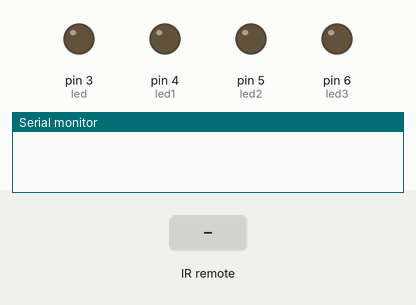
This sketch was run on a simulated Arduino Uno, built with avr-gcc and run on an emulated ATmega328P. Shown: output pins drawn as LEDs (lit = HIGH), the last lines printed to the serial monitor. Inputs (shaded band) come from the test bench.

Above: at 1.2 s.
1.3 s: infrared code 0x40140531 received
At 1.7 s:
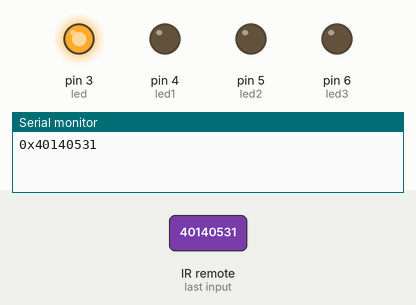
2.9 s: infrared code 0x40140D39 received
At 4.2 s:
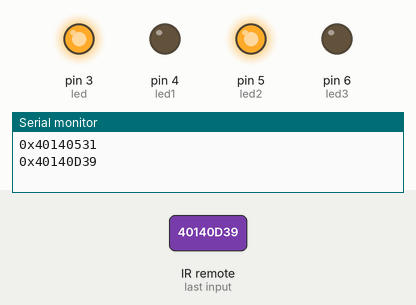
4.5 s: infrared code 0x40140B3F received
At 5.4 s:
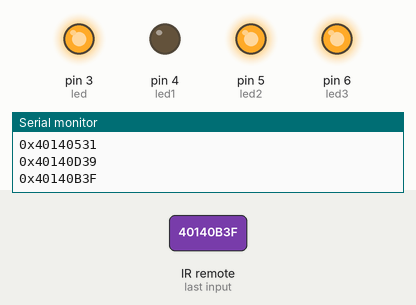
6.1 s: infrared code 0x40140733 received
At 6.7 s:
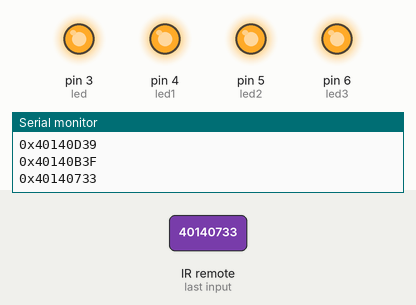
7.7 s: infrared code 0x40140531 received
At 9.0 s:
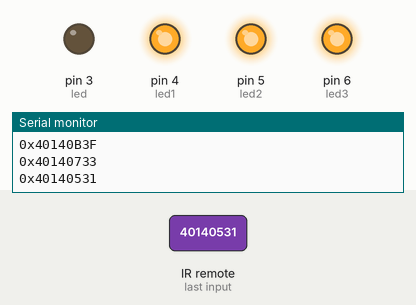
9.3 s: infrared code 0x40140236 received
At 10.4 s:
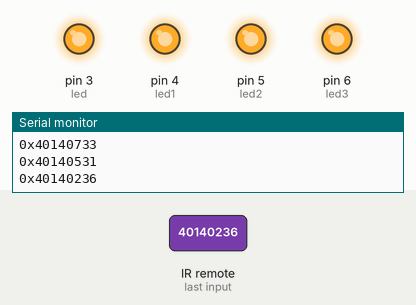
Timing chart, 0 to 11.9 s (numbered marks = the images above; inputs shaded):
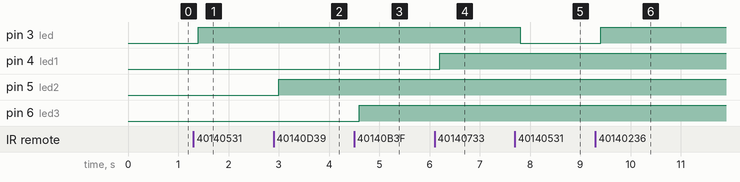

The sketch:

sweder-v1.ino
```cpp
#include <IRremote.h>
int ReceptorIR = 2;
int led = 3;
int led1 = 4;
int led2 = 5;
int led3 = 6;

IRrecv irrecv(ReceptorIR);
decode_results Codigo;

void setup()
{
  Serial.begin(9600);
  irrecv.enableIRIn();
  pinMode(led, OUTPUT);
  pinMode(led1, OUTPUT);
  pinMode(led2, OUTPUT);
  pinMode(led3, OUTPUT);
}
void loop()
{
  if (irrecv.decode(&Codigo))
  {
    Serial.print("0x"); //macro para ver código de tecla por comunicación serial
    Serial.println(Codigo.value, HEX); //
    switch (Codigo.value)
    {
      case 0x40140531: //al presionar la primera tecla: PRINCIPAL
        if (digitalRead(led)) //si el led se encuentra prendido
          digitalWrite(led, LOW);
        else //por el contrario, si led esta apagado, se prende
          digitalWrite(led, HIGH);
        break;

      case 0x40140733: //al presionar la primera tecla: CAMA
        if (digitalRead(led1)) //si el led se encuentra prendido
          digitalWrite(led1, LOW);
        else //por el contrario, si led esta apagado, se prende
          digitalWrite(led1, HIGH);
        break;

      case 0x40140D39: //al presionar la primera tecla: VENTANA
        if (digitalRead(led2)) //si el led se encuentra prendido
          digitalWrite(led2, LOW);
        else //por el contrario, si led esta apagado, se prende
          digitalWrite(led2, HIGH);
        break;

      case 0x40140B3F: //al presionar la primera tecla: ESCRITORIO
        if (digitalRead(led3)) //si el led se encuentra prendido
          digitalWrite(led3, LOW);
        else //por el contrario, si led esta apagado, se prende
          digitalWrite(led3, HIGH);
        break;


      case 0x40140236: //al presionar la tecla todos encienden:CENTRO
        if (digitalRead(led));
        (digitalRead(led1));
        (digitalRead(led2));
        (digitalRead(led3));//si el led se encuentra prendido
        digitalWrite(led, HIGH);
        digitalWrite(led1, HIGH);
        digitalWrite(led2, HIGH);
        digitalWrite(led3, HIGH);
        break;

      case 0X401401D5: //al presionar la tecla todos apagan: POWER
        if (digitalRead(led));
        (digitalRead(led1));
        (digitalRead(led2));
        (digitalRead(led3));//si el led se encuentra prendido
        digitalWrite(led, LOW);
        digitalWrite(led1, LOW);
        digitalWrite(led2, LOW);
        digitalWrite(led3, LOW);
        break;


    }
    irrecv.resume();
  }
delay (200);
}
```

Measured:
- after the input at 1.3 s, pin 3 (led): LOW → HIGH after 0.10 s
- after the input at 2.9 s, pin 5 (led2): LOW → HIGH after 0.10 s
- after the input at 4.5 s, pin 6 (led3): LOW → HIGH after 0.11 s
- after the input at 6.1 s, pin 4 (led1): LOW → HIGH after 0.11 s
- after the input at 7.7 s, pin 3 (led): HIGH → LOW after 0.11 s
- after the input at 9.3 s, pin 3 (led): LOW → HIGH after 0.11 s
